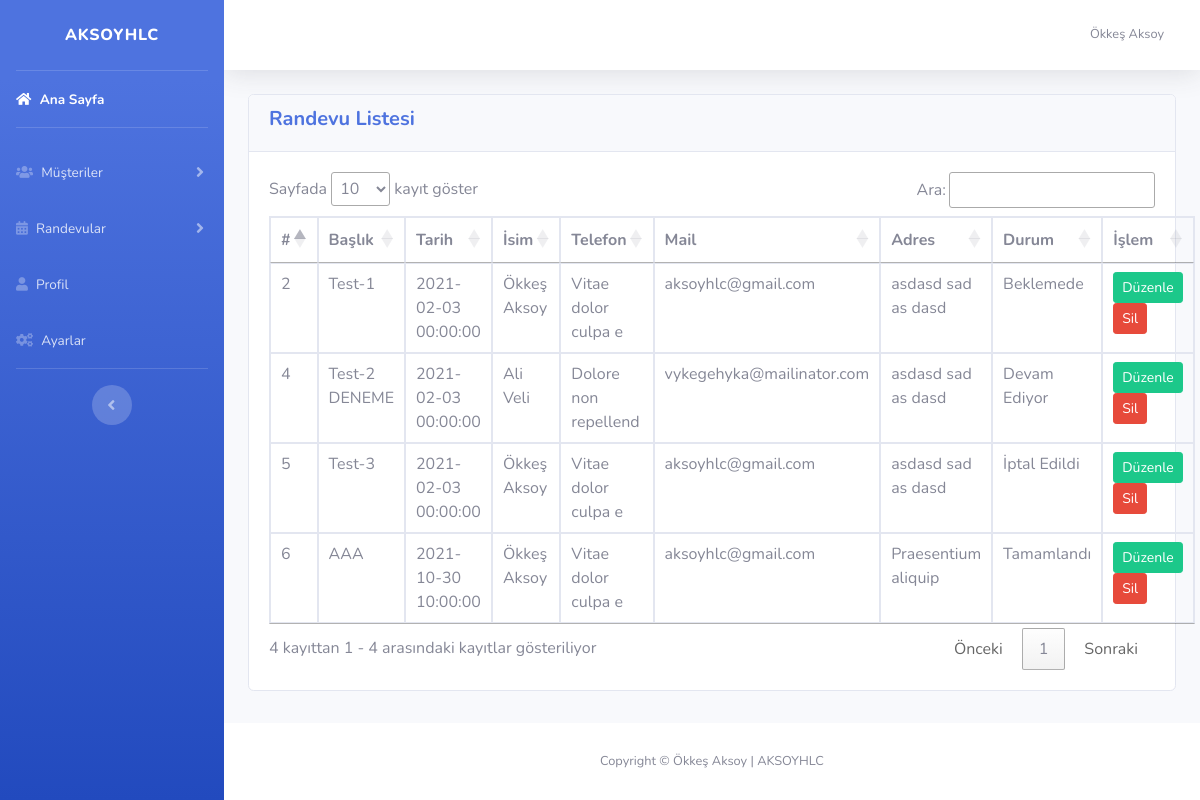
/Dosyalar/index.php?basarili (signed in), run on the app's committed database.
### tables this page shows
CREATE TABLE `randevu` (
  `id` int(11) NOT NULL,
  `baslik` varchar(530) NOT NULL,
  `tarih` datetime DEFAULT NULL,
  `musteri` int(11) NOT NULL,
  `adres` text NOT NULL,
  `detay` text NOT NULL,
  `eklenme_tarihi` datetime NOT NULL DEFAULT current_timestamp(),
  `durum` int(11) NOT NULL DEFAULT 0
);

CREATE TABLE `musteri` (
  `musteri_id` int(11) NOT NULL,
  `musteri_isim` varchar(530) DEFAULT NULL,
  `musteri_mail` varchar(250) DEFAULT NULL,
  `musteri_telefon` varchar(25) DEFAULT NULL,
  `musteri_adres` varchar(530) DEFAULT NULL,
  `musteri_tc` varchar(20) DEFAULT NULL,
  `musteri_detay` text DEFAULT NULL,
  `eklenme_tarihi` datetime NOT NULL DEFAULT current_timestamp()
);

### Dosyalar/index.php (called while the page is built)
<?php require 'randevular.php'; ?>

### Dosyalar/fonksiyonlar.php (called while the page is built, shortened)
<?php
function durumlar()
{
	$x=[
		'Beklemede','Devam Ediyor', 'İptal Edildi', 'Tamamlandı'
	];
	return $x;
}
function cok($sql)
{
	global $db;
	$sorgu=$db->prepare($sql);
	$sorgu->execute();
	$liste=$sorgu->fetchAll(PDO::FETCH_ASSOC);
	return $liste;
}
?>

### Dosyalar/randevular.php (the view, shortened to what this page needs)
<?php require_once 'header.php' ?>
<div class="container-fluid">
	<div class="row">
		<div class="col-md-12">
			<div class="card card-primary">
				<div class="card-header">
					<h5 class="text-primary font-weight-bold">Randevu Listesi</h5>
				</div>
				<div class="card-body">
					<table class="table table-bordered table-hover" id="randevular">
						<thead>
							<tr>
								<th>#</th>
								<th>Başlık</th>
								<th>Tarih</th>
								<th>İsim</th>
								<th>Telefon</th>
								<th>Mail</th>
								<th>Adres</th>
								<th>Durum</th>
								<th>İşlem</th>
							</tr>
						</thead>
						<tbody>
							<?php foreach (cok("SELECT * FROM randevu INNER JOIN musteri ON musteri.musteri_id=randevu.musteri") as $key => $deger): ?>
								<tr>
									<td><?php echo $deger['id'] ?></td>
									<td><?php echo $deger['baslik'] ?></td>
									<td><?php echo $deger['tarih'] ?></td>
									<td><?php echo $deger['musteri_isim'] ?></td>
									<td><?php echo $deger['musteri_telefon'] ?></td>
									<td><?php echo $deger['musteri_mail'] ?></td>
									<td><?php echo $deger['adres'] ?></td>
									<td><?php echo durumlar()[$deger['durum']] ?></td>
									<td>
										<a href="randevuduzenle.php?id=<?php echo $deger['id'] ?>" class="btn btn-success btn-sm">Düzenle</a>
										<a href="randevuduzenle.php?id=<?php echo $deger['id'] ?>" class="btn btn-danger btn-sm">Sil</a>
									</td>
								</tr>
							<?php endforeach ?>
						</tbody>
					</table>
				</div>
			</div>
		</div>
	</div>
</div>
<?php require_once 'footer.php' ?>

### data on the page
randevu: id "2", baslik "Test-1", tarih "2021-02-03 00:00:00", musteri.musteri_isim "Ökkeş Aksoy", musteri.musteri_telefon "Vitae dolor culpa e", musteri.musteri_mail "aksoyhlc@gmail.com", adres "asdasd sad as dasd", durum "Beklemede"
randevu: id "4", baslik "Test-2 DENEME", tarih "2021-02-03 00:00:00", musteri.musteri_isim "Ali Veli", musteri.musteri_telefon "Dolore non repellend", musteri.musteri_mail "vykegehyka@mailinator.com", adres "asdasd sad as dasd", durum "Devam Ediyor"
randevu: id "5", baslik "Test-3", tarih "2021-02-03 00:00:00", musteri.musteri_isim "Ökkeş Aksoy", musteri.musteri_telefon "Vitae dolor culpa e", musteri.musteri_mail "aksoyhlc@gmail.com", adres "asdasd sad as dasd", durum "İptal Edildi"
randevu: id "6", baslik "AAA", tarih "2021-10-30 10:00:00", musteri.musteri_isim "Ökkeş Aksoy", musteri.musteri_telefon "Vitae dolor culpa e", musteri.musteri_mail "aksoyhlc@gmail.com", adres "Praesentium aliquip", durum "Tamamlandı"

### other printed values
$_SESSION['kul_isim'] "Ökkeş Aksoy"
